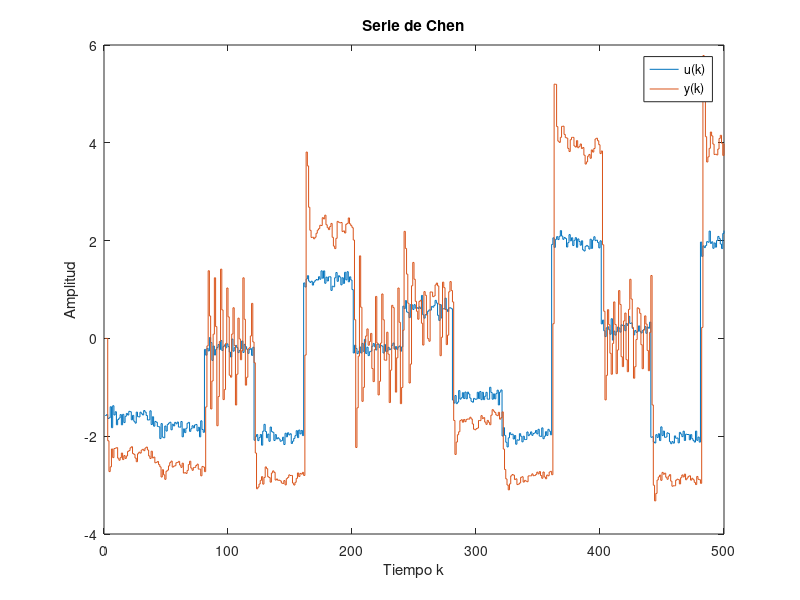

MATLAB code to generate this figure: (Note: this script raises an error after producing the figure.)
%% Configurar entorno
clear all
clc
addpath("../Toolbox/Toolbox difuso");

%% Cargar datos
load("DatosP2.mat"); %datos
u = datos(:, 1);
y = datos(:, 2);

%% Mostrar datos
n_mostrar = 500; %Cantidad de muestras a mostrar
figure()
stairs(u(1:n_mostrar));
hold on
stairs(y(1:n_mostrar));
xlabel('Tiempo k')
ylabel('Amplitud')
legend('u(k)', 'y(k)')
title('Serie de Chen')

%% Parametros del modelo
nu = 4; %Cantidad regresores u
ny = 4; %Cantidad regresores y
max_clusters = 30; %Cantidad de clusters
porcentajes = [0.6 0.2 0.2]; %Porcentaje train, test, val

%% Crear split
[X, Y] = crearMatrices(u, y, nu, ny);
[X_train, Y_train, X_test, Y_test, X_val, Y_val] = createSplit(X, Y, porcentajes);

split = struct('X_train', X_train, 'Y_train', Y_train, 'X_test', X_test, 'Y_test', Y_test, 'X_val', X_val, 'Y_val', Y_val);
save("split.mat", "split");
%% Clustering - Optimizar cantidad de clusters
[err_test, err_ent] = clusters_optimo(Y_test, Y_train, X_test, X_train, max_clusters);
figure()
plot(err_test, 'b')
hold on
plot(err_ent, 'r')
legend('Error de test', 'Error de entrenamiento')

%% Fijar clusters
n_clusters = 14; %Cantidad de clusters elegidos

%% Sensibilidad - Optimizar cantidad de regresores
[p, indices] = sensibilidad(Y_train, X_train, n_clusters);

%% Fijar regresores
reg = [1 2 5 6];
X_train_opt = X_train(:, reg);
X_test_opt = X_test(:, reg);
X_val_opt = X_val(:, reg);

%% Entrenar modelo
opciones = [1 2 1]; %Todos los datos, gaussiana, Gustafson-Kessel
[modelFuzzy, ~] = TakagiSugeno(Y_train, X_train_opt, n_clusters, opciones);

save("modelo_difuso.mat", "modelFuzzy");
